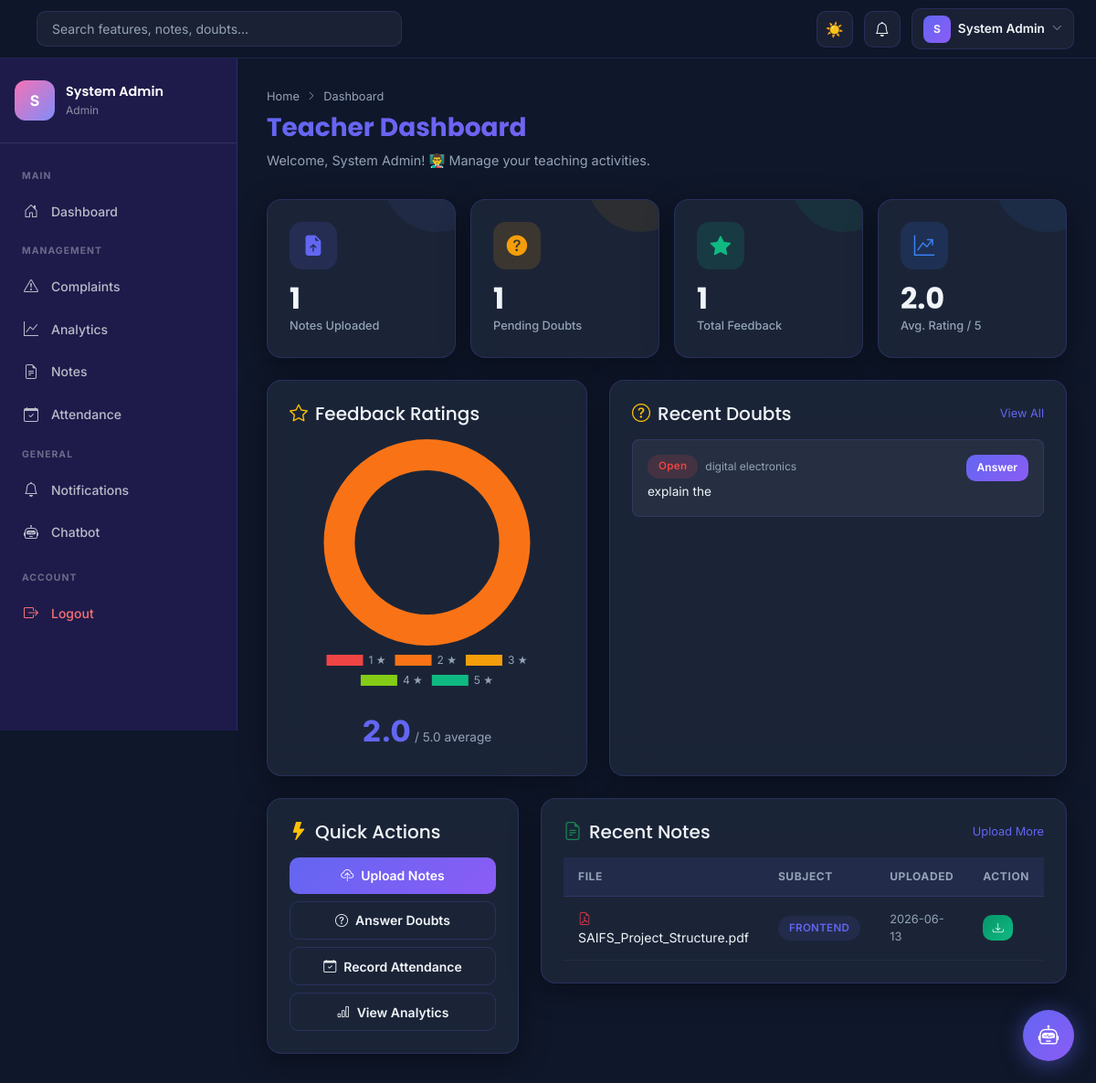
The app's page /teacher/dashboard (signed in) with its own data.
### tables this page shows
CREATE TABLE doubts(
id INTEGER PRIMARY KEY AUTOINCREMENT,
subject TEXT,
question TEXT,
answer TEXT
, asked_by INTEGER, answered_by INTEGER, status TEXT DEFAULT 'Open', asked_at TIMESTAMP DEFAULT (datetime('now','localtime')), answered_at TIMESTAMP);

CREATE TABLE notes(
id INTEGER PRIMARY KEY AUTOINCREMENT,
subject TEXT,
file_name TEXT
, description TEXT DEFAULT '', uploaded_by INTEGER, uploaded_at TIMESTAMP DEFAULT (datetime('now','localtime')));

### routes/teacher_routes.py (the view)
@teacher_bp.route("/dashboard")
@login_required
def dashboard():
    conn = get_db_connection()
    total_notes = conn.execute("SELECT COUNT(*) as total FROM notes").fetchone()["total"]
    total_doubts = conn.execute("SELECT COUNT(*) as total FROM doubts WHERE status='Open'").fetchone()["total"]
    total_feedback = conn.execute("SELECT COUNT(*) as total FROM feedback").fetchone()["total"]
    avg_rating = conn.execute("SELECT ROUND(AVG(rating),1) as avg FROM feedback").fetchone()["avg"] or 0
    recent_doubts = conn.execute(
        "SELECT * FROM doubts ORDER BY asked_at DESC LIMIT 5"
    ).fetchall()
    rating_dist = conn.execute(
        "SELECT rating, COUNT(*) as cnt FROM feedback GROUP BY rating ORDER BY rating"
    ).fetchall()
    rating_data = {str(i): 0 for i in range(1, 6)}
    for row in rating_dist:
        rating_data[str(row["rating"])] = row["cnt"]
    recent_notes = conn.execute(
        "SELECT * FROM notes ORDER BY uploaded_at DESC LIMIT 5"
    ).fetchall()
    conn.close()
    return render_template(
        "dashboards/teacher_dashboard.html",
        total_notes=total_notes,
        total_doubts=total_doubts,
        total_feedback=total_feedback,
        avg_rating=avg_rating,
        recent_doubts=recent_doubts,
        rating_data=rating_data,
        recent_notes=recent_notes,
    )

### app.py (called while the page is built)
@app.context_processor
def inject_globals():
    unread_count = 0
    user_name = session.get("user_name", "")
    user_role = session.get("role", "")
    user_id   = session.get("user_id")
    if user_id:
        try:
            conn = get_db_connection()   # fresh short-lived read connection
            result = conn.execute(
                "SELECT COUNT(*) FROM notifications WHERE user_id=? AND is_read=0",
                (user_id,)
            ).fetchone()
            unread_count = result[0] if result else 0
            conn.close()                 # close immediately after read
        except Exception:
            pass
    return dict(
        unread_notifications=unread_count,
        current_user_name=user_name,
        current_user_role=user_role,
        current_user_id=user_id,
    )

### utils/auth_utils.py (called while the page is built)
def login_required(func):
    @wraps(func)
    def wrapper(*args, **kwargs):
        if "user_id" not in session:
            return redirect(
                url_for("auth.login")
            )
        return func(*args, **kwargs)
    return wrapper

### utils/db_connection.py (called while the page is built)
def get_db_connection():
    conn = sqlite3.connect(
        Config.DATABASE,
        timeout=30,
        check_same_thread=False
    )
    conn.row_factory = sqlite3.Row
    conn.execute("PRAGMA journal_mode=WAL;")
    conn.execute("PRAGMA busy_timeout=15000;")
    conn.execute("PRAGMA synchronous=NORMAL;")
    return conn

### templates/dashboards/teacher_dashboard.html (shortened to what this page needs)
{% extends "base.html" %}
{% block content %}
<div class="page-header">
  <div class="breadcrumb"><a href="/">Home</a> <i class="bi bi-chevron-right" style="font-size:0.65rem"></i> Dashboard</div>
  <h1 class="page-title">Teacher Dashboard</h1>
  <p class="page-subtitle">Welcome, {{ current_user_name }}! 👨‍🏫 Manage your teaching activities.</p>
</div>
<div class="row g-3 mb-4">
  <div class="col-6 col-lg-3 fade-in-up-1">
    <div class="glass-card stat-card primary">
      <div class="stat-icon primary"><i class="bi bi-file-earmark-arrow-up-fill"></i></div>
      <div class="stat-value" data-target="{{ total_notes }}">{{ total_notes }}</div>
      <div class="stat-label">Notes Uploaded</div>
    </div>
  </div>
  <div class="col-6 col-lg-3 fade-in-up-2">
    <div class="glass-card stat-card warning">
      <div class="stat-icon warning"><i class="bi bi-question-circle-fill"></i></div>
      <div class="stat-value" data-target="{{ total_doubts }}">{{ total_doubts }}</div>
      <div class="stat-label">Pending Doubts</div>
    </div>
  </div>
  <div class="col-6 col-lg-3 fade-in-up-3">
    <div class="glass-card stat-card success">
      <div class="stat-icon success"><i class="bi bi-star-fill"></i></div>
      <div class="stat-value" data-target="{{ total_feedback }}">{{ total_feedback }}</div>
      <div class="stat-label">Total Feedback</div>
    </div>
  </div>
  <div class="col-6 col-lg-3 fade-in-up-4">
    <div class="glass-card stat-card info">
      <div class="stat-icon info"><i class="bi bi-graph-up-arrow"></i></div>
      <div class="stat-value">{{ avg_rating }}</div>
      <div class="stat-label">Avg. Rating / 5</div>
    </div>
  </div>
</div>
<div class="row g-4">
  <div class="col-12 col-lg-5">
    <div class="glass-card p-4 h-100">
      <h5 class="fw-700 mb-3" style="color:var(--text)"><i class="bi bi-star text-warning me-2"></i>Feedback Ratings</h5>
      <div class="chart-container">
        <canvas id="ratingChart"></canvas>
      </div>
      <div class="mt-3 text-center">
        <span style="font-size:2rem;font-weight:800;color:var(--primary)">{{ avg_rating }}</span>
        <span style="color:var(--text-muted);font-size:0.85rem"> / 5.0 average</span>
      </div>
    </div>
  </div>
  <div class="col-12 col-lg-7">
    <div class="glass-card p-4 h-100">
      <div class="d-flex align-items-center justify-content-between mb-3">
        <h5 class="fw-700 mb-0" style="color:var(--text)"><i class="bi bi-question-circle text-warning me-2"></i>Recent Doubts</h5>
        <a href="/teacher/doubts" style="font-size:0.8rem;color:var(--primary)">View All</a>
      </div>
      {% if recent_doubts %}
        {% for d in recent_doubts %}
        <div class="p-3 rounded-3 mb-2" style="background:var(--glass);border:1px solid var(--border)">
          <div class="d-flex justify-content-between align-items-start gap-2">
            <div style="flex:1">
              <div class="d-flex align-items-center gap-2 mb-1">
                <span class="badge-saifs badge-{{ 'answered' if d['status'] == 'Answered' else 'open' }}">{{ d['status'] }}</span>
                <span style="font-size:0.75rem;color:var(--text-muted)">{{ d['subject'] }}</span>
              </div>
              <p style="font-size:0.85rem;color:var(--text);margin:0">{{ d['question'][:100] }}{% if d['question']|length > 100 %}...{% endif %}</p>
            </div>
            {% if d['status'] == 'Open' %}
            <a href="/teacher/doubts" class="btn-saifs btn-primary-saifs" style="font-size:0.75rem;padding:0.35rem 0.75rem;white-space:nowrap">Answer</a>
            {% endif %}
          </div>
        </div>
        {% endfor %}
      {% else %}
        <div class="text-center py-4" style="color:var(--text-muted)">
          <i class="bi bi-check-circle" style="font-size:2rem;color:var(--success)"></i>
          <p class="mt-2" style="font-size:0.85rem">No pending doubts! 🎉</p>
        </div>
      {% endif %}
    </div>
  </div>
  <div class="col-12 col-lg-4">
    <div class="glass-card p-4">
      <h5 class="fw-700 mb-3" style="color:var(--text)"><i class="bi bi-lightning-fill text-warning me-2"></i>Quick Actions</h5>
      <div class="d-flex flex-column gap-2">
        <a href="/teacher/notes" class="btn-saifs btn-primary-saifs justify-content-center"><i class="bi bi-cloud-upload"></i> Upload Notes</a>
        <a href="/teacher/doubts" class="btn-saifs btn-outline-saifs justify-content-center"><i class="bi bi-question-circle"></i> Answer Doubts</a>
        <a href="/attendance" class="btn-saifs btn-outline-saifs justify-content-center"><i class="bi bi-calendar-check"></i> Record Attendance</a>
        <a href="/analytics" class="btn-saifs btn-outline-saifs justify-content-center"><i class="bi bi-bar-chart"></i> View Analytics</a>
      </div>
    </div>
  </div>
  <div class="col-12 col-lg-8">
    <div class="glass-card p-4">
      <div class="d-flex align-items-center justify-content-between mb-3">
        <h5 class="fw-700 mb-0" style="color:var(--text)"><i class="bi bi-file-earmark-text text-success me-2"></i>Recent Notes</h5>
        <a href="/teacher/notes" style="font-size:0.8rem;color:var(--primary)">Upload More</a>
      </div>
      {% if recent_notes %}
      <div class="table-responsive">
        <table class="saifs-table">
          <thead><tr><th>File</th><th>Subject</th><th>Uploaded</th><th>Action</th></tr></thead>
          <tbody>
            {% for n in recent_notes %}
            <tr>
              <td><i class="bi bi-file-earmark-pdf text-danger me-2"></i>{{ n['file_name'] }}</td>
              <td><span class="badge-saifs" style="background:rgba(99,102,241,0.1);color:var(--primary)">{{ n['subject'] }}</span></td>
              <td style="color:var(--text-muted);font-size:0.8rem">{{ n['uploaded_at'][:10] if n['uploaded_at'] else '—' }}</td>
              <td><a href="/notes/download/{{ n['file_name'] }}" class="btn-saifs btn-success-saifs" style="font-size:0.75rem;padding:0.3rem 0.65rem"><i class="bi bi-download"></i></a></td>
            </tr>
            {% endfor %}
          </tbody>
        </table>
      </div>
      {% else %}
        <div class="text-center py-3" style="color:var(--text-muted);font-size:0.85rem">No notes uploaded yet.</div>
      {% endif %}
    </div>
  </div>
</div>
{% endblock %}
{% block extra_js %}
<script>
const rd = {{ rating_data | tojson }};
renderRatingChart('ratingChart', rd);
</script>
{% endblock %}

### static/css/saifs.css (style rules this page uses)
:root { --primary: #6366f1; --primary-dark: #4f46e5; --secondary: #8b5cf6; --success: #10b981; --warning: #f59e0b; --danger: #ef4444; --info: #3b82f6; --bg: #0f172a; --bg-card: rgba(30,41,59,0.8); --bg-sidebar: #1e1b4b; --text: #f1f5f9; --text-muted: #94a3b8; --border: rgba(99,102,241,0.2); --glass: rgba(255,255,255,0.05); --shadow: 0 8px 32px rgba(0,0,0,0.4); --radius: 16px; --sidebar-w: 260px; --navbar-h: 64px; --transition: all 0.3s cubic-bezier(0.4,0,0.2,1); }
*,*::before,*::after { box-sizing:border-box;margin:0;padding:0 }
html { scroll-behavior:smooth }
body { font-family:'Inter',sans-serif;background:var(--bg);color:var(--text);min-height:100vh;transition:var(--transition);overflow-x:hidden }
h1,h2,h3,h4,h5,h6,.h1,.h2,.h3,.h4,.h5,.h6 { font-family:'Poppins',sans-serif }
a { color:var(--primary);text-decoration:none }
.page-header { margin-bottom:2rem }
.page-title { font-size:1.75rem;font-weight:700;font-family:'Poppins',sans-serif;background:linear-gradient(135deg,var(--primary),var(--secondary));-webkit-background-clip:text;-webkit-text-fill-color:transparent;background-clip:text }
.page-subtitle { color:var(--text-muted);font-size:0.9rem;margin-top:0.25rem }
.breadcrumb { display:flex;align-items:center;gap:0.5rem;font-size:0.8rem;color:var(--text-muted);margin-bottom:0.5rem }
.breadcrumb a { color:var(--text-muted) }
.glass-card { background:var(--bg-card);backdrop-filter:blur(20px);border:1px solid var(--border);border-radius:var(--radius);box-shadow:var(--shadow);transition:var(--transition) }
.stat-card { padding:1.5rem;position:relative;overflow:hidden }
.stat-card::before { content:'';position:absolute;top:-50%;right:-20%;width:120px;height:120px;border-radius:50%;opacity:0.08 }
.stat-card.primary::before { background:var(--primary) }
.stat-card.success::before { background:var(--success) }
.stat-card.warning::before { background:var(--warning) }
.stat-card.info::before { background:var(--info) }
.stat-icon { width:52px;height:52px;border-radius:14px;display:flex;align-items:center;justify-content:center;font-size:1.4rem;margin-bottom:1rem }
.stat-icon.primary { background:rgba(99,102,241,0.15);color:var(--primary) }
.stat-icon.success { background:rgba(16,185,129,0.15);color:var(--success) }
.stat-icon.warning { background:rgba(245,158,11,0.15);color:var(--warning) }
.stat-icon.info { background:rgba(59,130,246,0.15);color:var(--info) }
.stat-value { font-size:2rem;font-weight:700;font-family:'Poppins',sans-serif;line-height:1;margin-bottom:0.25rem }
.stat-label { font-size:0.8rem;color:var(--text-muted);font-weight:500 }
.btn-saifs { display:inline-flex;align-items:center;gap:0.5rem;padding:0.6rem 1.25rem;border-radius:10px;font-weight:600;font-size:0.875rem;border:none;cursor:pointer;transition:var(--transition) }
.btn-primary-saifs { background:linear-gradient(135deg,var(--primary),var(--secondary));color:#fff }
.btn-outline-saifs { background:transparent;border:1px solid var(--border);color:var(--text) }
.btn-success-saifs { background:linear-gradient(135deg,#059669,#10b981);color:#fff }
.saifs-table { width:100%;border-collapse:separate;border-spacing:0 }
.saifs-table th { background:rgba(99,102,241,0.1);color:var(--text-muted);font-size:0.75rem;font-weight:700;letter-spacing:0.05em;text-transform:uppercase;padding:0.75rem 1rem;border-bottom:1px solid var(--border) }
.saifs-table td { padding:0.85rem 1rem;border-bottom:1px solid rgba(255,255,255,0.04);font-size:0.875rem;vertical-align:middle }
.badge-saifs { display:inline-flex;align-items:center;padding:0.3rem 0.75rem;border-radius:20px;font-size:0.72rem;font-weight:600;letter-spacing:0.03em }
.badge-open { background:rgba(239,68,68,0.15);color:#ef4444 }
.chart-container { position:relative;height:280px }
.fade-in-up-1 { animation:fadeInUp 0.5s 0.1s ease both }
.fade-in-up-2 { animation:fadeInUp 0.5s 0.2s ease both }
.fade-in-up-3 { animation:fadeInUp 0.5s 0.3s ease both }
.fade-in-up-4 { animation:fadeInUp 0.5s 0.4s ease both }

### records on screen
doubts: status "Open", subject "digital electronics", question "explain the", shows "Answer"
notes: file_name "SAIFS_Project_Structure.pdf", subject "FRONTEND", uploaded_at "2026-06-13"

### other values on screen
{{ (current_user_name or 'U')[0].upper() }} "S"
{{ current_user_name }} "System Admin"
{{ current_user_role }} "Admin"
{{ total_notes }} "1"
{{ total_doubts }} "1"
{{ total_feedback }} "1"
{{ avg_rating }} "2.0"
